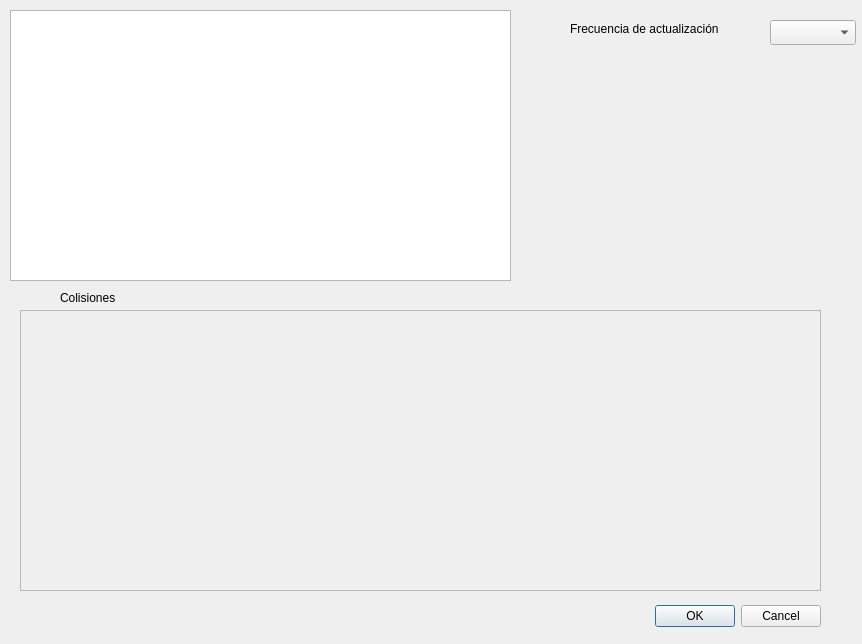
<?xml version="1.0" encoding="UTF-8"?>
<ui version="4.0">
 <class>DInfoBolas</class>
 <widget class="QDialog" name="DInfoBolas">
  <property name="geometry">
   <rect>
    <x>0</x>
    <y>0</y>
    <width>862</width>
    <height>644</height>
   </rect>
  </property>
  <property name="windowTitle">
   <string>Dialog</string>
  </property>
  <widget class="QDialogButtonBox" name="buttonBox">
   <property name="geometry">
    <rect>
     <x>480</x>
     <y>600</y>
     <width>341</width>
     <height>32</height>
    </rect>
   </property>
   <property name="orientation">
    <enum>Qt::Horizontal</enum>
   </property>
   <property name="standardButtons">
    <set>QDialogButtonBox::Cancel|QDialogButtonBox::Ok</set>
   </property>
  </widget>
  <widget class="QListWidget" name="listaBolas">
   <property name="geometry">
    <rect>
     <x>10</x>
     <y>10</y>
     <width>501</width>
     <height>271</height>
    </rect>
   </property>
  </widget>
  <widget class="QLabel" name="txtFrecuencia">
   <property name="geometry">
    <rect>
     <x>570</x>
     <y>20</y>
     <width>191</width>
     <height>17</height>
    </rect>
   </property>
   <property name="text">
    <string>Frecuencia de actualización</string>
   </property>
  </widget>
  <widget class="QComboBox" name="listaFrecuencia">
   <property name="geometry">
    <rect>
     <x>770</x>
     <y>20</y>
     <width>86</width>
     <height>25</height>
    </rect>
   </property>
  </widget>
  <widget class="QFrame" name="frameColisiones">
   <property name="geometry">
    <rect>
     <x>20</x>
     <y>310</y>
     <width>801</width>
     <height>281</height>
    </rect>
   </property>
   <property name="frameShape">
    <enum>QFrame::StyledPanel</enum>
   </property>
   <property name="frameShadow">
    <enum>QFrame::Raised</enum>
   </property>
  </widget>
  <widget class="QLabel" name="label">
   <property name="geometry">
    <rect>
     <x>60</x>
     <y>290</y>
     <width>81</width>
     <height>16</height>
    </rect>
   </property>
   <property name="text">
    <string>Colisiones</string>
   </property>
  </widget>
 </widget>
 <resources/>
 <connections>
  <connection>
   <sender>buttonBox</sender>
   <signal>accepted()</signal>
   <receiver>DInfoBolas</receiver>
   <slot>accept()</slot>
   <hints>
    <hint type="sourcelabel">
     <x>248</x>
     <y>254</y>
    </hint>
    <hint type="destinationlabel">
     <x>157</x>
     <y>274</y>
    </hint>
   </hints>
  </connection>
  <connection>
   <sender>buttonBox</sender>
   <signal>rejected()</signal>
   <receiver>DInfoBolas</receiver>
   <slot>reject()</slot>
   <hints>
    <hint type="sourcelabel">
     <x>316</x>
     <y>260</y>
    </hint>
    <hint type="destinationlabel">
     <x>286</x>
     <y>274</y>
    </hint>
   </hints>
  </connection>
 </connections>
</ui>
